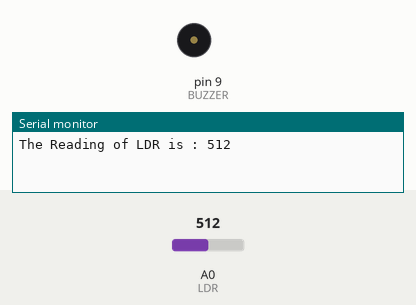
Recording of a sketch running on a simulated Arduino Uno, built with avr-gcc and run on an emulated ATmega328P. On the bench: buzzer (waves = sounding, pin HIGH), the last lines printed to the serial monitor. The test bench sets the inputs (shaded band); at power-on: A0 (LDR) = 512.

Above: at 0.1 s.
At 1.1 s:
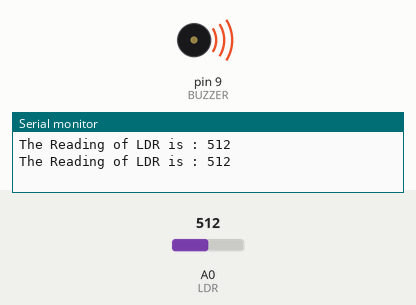
Timing chart, 0 to 2.6 s (numbered marks = the images above):
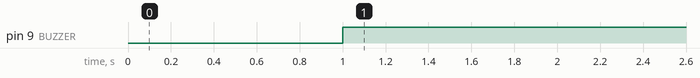

The sketch:

Abdallah_daradkeh_LDR_buzzer.ino
```cpp
int LDR = A0;
int BUZZER=9;
void setup()
{
  pinMode(LDR, INPUT);
  Serial.begin(9600);
  pinMode(BUZZER, OUTPUT);
}
void loop()
{
  int LDR_Status = analogRead(LDR);
  Serial.print("The Reading of LDR is : ");
  Serial.println(LDR_Status);
  delay(1000);
   if (LDR_Status<300)
  {
    digitalWrite(BUZZER,5);
  }
  else if(LDR_Status<550 & LDR_Status>300)
  {
        digitalWrite(BUZZER,2.5);
  }
  else if(LDR_Status<750 & LDR_Status>700)
  {
        digitalWrite(BUZZER,0);
  }
  else if(LDR_Status>755)
  {
        digitalWrite(BUZZER,1.5);
  }
}
```

Measured:
- by itself, pin 9 (BUZZER): LOW → HIGH at 1.0 s
